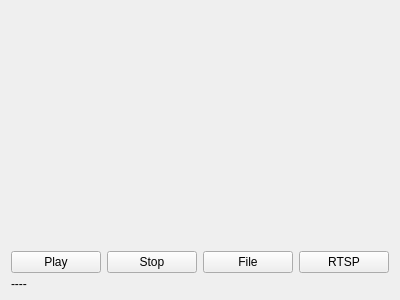
<?xml version="1.0" encoding="UTF-8"?>
<ui version="4.0">
 <class>OpenCVWidget</class>
 <widget class="QWidget" name="OpenCVWidget">
  <property name="geometry">
   <rect>
    <x>0</x>
    <y>0</y>
    <width>400</width>
    <height>300</height>
   </rect>
  </property>
  <property name="windowTitle">
   <string>Form</string>
  </property>
  <layout class="QGridLayout" name="gridLayout">
   <item row="0" column="0">
    <layout class="QVBoxLayout" name="verticalLayout">
     <item>
      <widget class="QLabel" name="lbDisplay">
       <property name="text">
        <string/>
       </property>
      </widget>
     </item>
     <item>
      <layout class="QHBoxLayout" name="horizontalLayout">
       <item>
        <widget class="QPushButton" name="btPlay">
         <property name="text">
          <string>Play</string>
         </property>
        </widget>
       </item>
       <item>
        <widget class="QPushButton" name="btStop">
         <property name="text">
          <string>Stop</string>
         </property>
        </widget>
       </item>
       <item>
        <widget class="QPushButton" name="btFile">
         <property name="text">
          <string>File</string>
         </property>
        </widget>
       </item>
       <item>
        <widget class="QPushButton" name="btRTSP">
         <property name="text">
          <string>RTSP</string>
         </property>
        </widget>
       </item>
      </layout>
     </item>
     <item>
      <widget class="QLabel" name="lbTitle">
       <property name="maximumSize">
        <size>
         <width>16777215</width>
         <height>10</height>
        </size>
       </property>
       <property name="text">
        <string>----</string>
       </property>
      </widget>
     </item>
    </layout>
   </item>
  </layout>
 </widget>
 <resources/>
 <connections/>
</ui>
